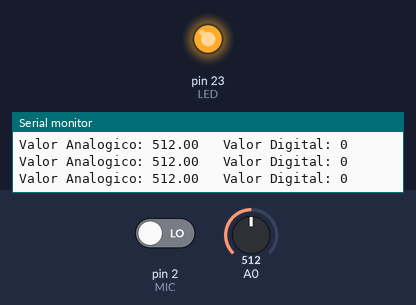
A sketch run on a simulated Arduino Mega 2560, built with avr-gcc and run on an emulated ATmega2560. On the bench: output pins drawn as LEDs (lit = HIGH), the last lines printed to the serial monitor. The test bench sets the inputs (shaded band); at power-on: pin 2 (MIC) LOW, A0 = 512.

Above: at 1.3 s.
1.4 s: pin 2 (MIC) driven HIGH
At 1.9 s:
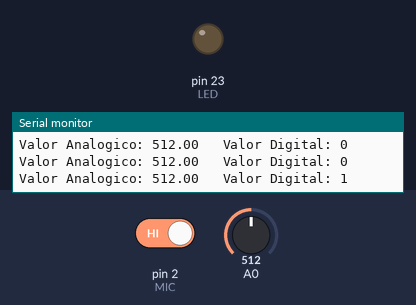
3.0 s: pin 2 (MIC) driven LOW
At 4.4 s:
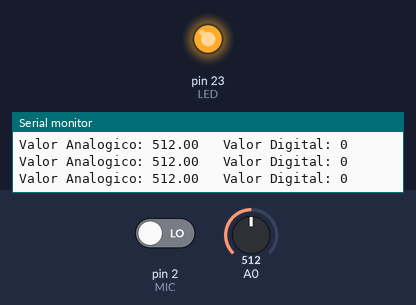
Timing chart, 0 to 6.0 s (numbered marks = the images above; inputs shaded):
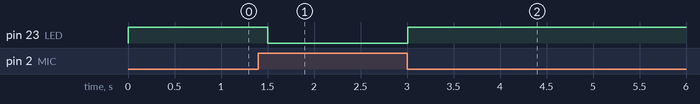

Measured:
- after the input at 1.4 s, pin 23 (LED): HIGH → LOW after 0.10 s
- after the input at 3.0 s, pin 23 (LED): LOW → HIGH at once

The sketch:

SOUND_TEST.ino
```cpp
/*
  Autor: Edgar Cano
  Rev: 10/04/2024
*/

int MIC = 2;
int LED = 23;

int SoundDigital = 0;
float SoundAnalog = 0;

void setup(){
  pinMode(MIC, INPUT);
  pinMode(LED, OUTPUT);
  Serial.begin(9600);
}

void loop(){
  SoundDigital = digitalRead(MIC);
  SoundAnalog = analogRead(A0);

  if (SoundDigital == HIGH){
    digitalWrite(LED, LOW);
  }
  if (SoundDigital == LOW){
    digitalWrite(LED, HIGH);
  }

  Serial.print("Valor Analogico: ");
  Serial.print(SoundAnalog);
  Serial.print("   Valor Digital: ");
  Serial.println(SoundDigital);
 delay(500);                   // demora de medio seg. para evitar pulsos espureos

}
```
